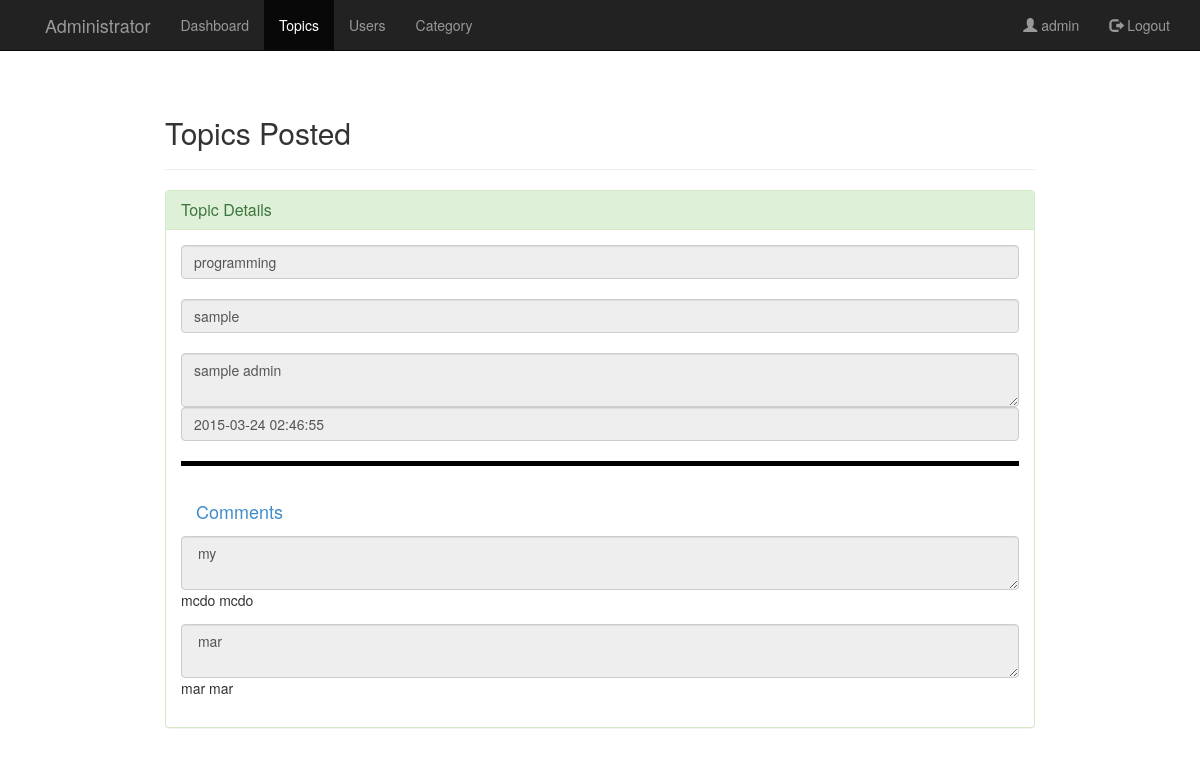
The page /admin/topic-details.php?post_Id=11 (signed in) on the database its author committed.
### tables this page shows
CREATE TABLE IF NOT EXISTS `tblpost` (
`post_Id` int(11) NOT NULL,
  `title` varchar(255) DEFAULT NULL,
  `content` text,
  `datetime` datetime DEFAULT NULL,
  `cat_id` int(12) DEFAULT NULL,
  `user_Id` int(12) DEFAULT NULL
);

CREATE TABLE IF NOT EXISTS `category` (
`cat_id` int(12) NOT NULL,
  `category` varchar(200) DEFAULT NULL
);

CREATE TABLE IF NOT EXISTS `tblcomment` (
`comment_Id` int(11) NOT NULL,
  `comment` varchar(255) DEFAULT NULL,
  `post_Id` int(11) DEFAULT NULL,
  `datetime` datetime DEFAULT NULL,
  `user_Id` int(12) DEFAULT NULL
);

CREATE TABLE IF NOT EXISTS `tbluser` (
`user_Id` int(11) NOT NULL,
  `fname` varchar(255) DEFAULT NULL,
  `lname` varchar(255) DEFAULT NULL,
  `gender` varchar(255) DEFAULT NULL
);

### admin/topic-details.php (the view, shortened to what this page needs)
<?php
$uname=$_SESSION['uname'];
?>
<html>
<head>
	<link rel="stylesheet" type="text/css" href="../css/global.css">
	<link rel="stylesheet" type="text/css" href="../css/bootstrap.css">
	<link rel="stylesheet" type="text/css" href="../css/bootstrap.min.css">
    <link href="//netdna.bootstrapcdn.com/font-awesome/4.0.3/css/font-awesome.css" rel="stylesheet">
</head>
<body>
    <nav class="navbar navbar-inverse navbar-fixed-top">
        <div class="container">
            <div class="navbar-header page-scroll">
                <a class="navbar-brand page-scroll" href="home.php"></a>
            </div>
            <div class="navbar-header">
                <a class="navbar-brand">Administrator</a>
            </div>
            <div class="collapse navbar-collapse" id="bs-example-navbar-collapse-1">
                <ul class="nav navbar-nav navbar-left">
                   <li><a href="home.php"> Dashboard</a></li>
                    <li  class="active"><a href="post.php"> Topics</a></li>
                    <li><a href="user.php"> Users</a></li>
                    <li><a href="category.php">Category</a></li>
                </ul>
              <ul class="nav navbar-nav navbar-right">
                    <li><a href="#" ><span class="glyphicon glyphicon-user"></span> <?php echo $uname;?></a></li>
                <li ><a href="logout.php"><span class="glyphicon glyphicon-log-out"></span> Logout</a></li>
        </ul>
            </div>
        </div>
    </nav>
     <div class="container" style="margin:8% auto;width:900px;">
           <h2> Topics Posted</h2>
           <hr>
         <div class="panel panel-success">
                <div class="panel-heading">
                    <h3 class="panel-title">Topic Details</h3>
                </div>
                 <div class="panel-body">
                  <?php
                 if(isset($_GET['post_Id'])){
                 $id = $_GET['post_Id'];
                   }
                  $sql = "SELECT * FROM tblpost as tp join category as c on tp.cat_id=c.cat_id WHERE tp.post_Id='$id'";
                            $run = mysql_query($sql);
                            while($row=mysql_fetch_array($run))
                            {
                                $id = $row['post_Id'];
                                $title = $row['title'];
                               $content = $row['content'];
                                $category= $row['category'];
                               $datetime =$row['datetime'];
                            }
                            ?>
                            <form>
                            <input type="text" class="form-control" value="<?php echo $category;?>" readonly><br>
                        <input type="text" class="form-control" value="<?php echo $title;?>" readonly><br>
                        <textarea name="content"class="form-control" readonly><?php echo $content;?></textarea>
                        <input type="text" class="form-control" value="<?php echo $datetime;?>" readonly>
                   </form>
                   <hr style=" border-width: 5px ; border-color: black;">
                   <a class="navbar-brand">Comments</a>
                   <?php
                   $sql = "SELECT * FROM tblcomment WHERE post_Id='$id'";
                            $run = mysql_query($sql);
                            while($row=mysql_fetch_array($run))
                            {
                               $comment = $row['comment'];
                               $uid = $row['user_Id'];
                               echo '<form>';
                            echo'<textarea name="content"class="form-control" readonly>'; echo" $comment ";
                            echo'</textarea>';
                             $sql1 ="SELECT * FROM tbluser WHERE user_id='$uid'";
                            $run1 = mysql_query($sql1);
                            while($row1=mysql_fetch_array($run1))
                            {
                              $f = $row1['fname'];
                              $l = $row1['lname'];
                            }
                            echo"$f "; echo"$l";
                            echo'<br>';
                            echo'</form>';
                            }
                            ?>
                </div>
    </div>
	</body>

### css/global.css (style rules this page uses)
body { background-color: #eee; }

### rows shown on the page
tblpost: cat.category "programming", title "sample", content "sample admin", datetime "2015-03-24 02:46:55"
tblcomment: content "my", user_Id.fname "mcdo", user_Id.lname "mcdo"
tblcomment: content "mar", user_Id.fname "mar", user_Id.lname "mar"

### other values the page prints
$uname "admin"
